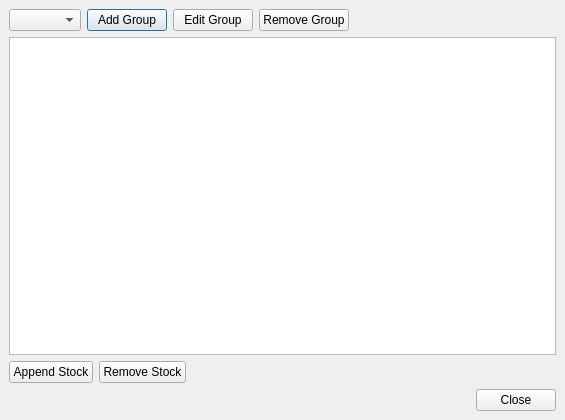
<ui version="4.0" >
 <class>tcFavouriteInfoDialog</class>
 <widget class="QDialog" name="tcFavouriteInfoDialog" >
  <property name="geometry" >
   <rect>
    <x>0</x>
    <y>0</y>
    <width>565</width>
    <height>420</height>
   </rect>
  </property>
  <property name="windowTitle" >
   <string>Favourite Info...</string>
  </property>
  <layout class="QVBoxLayout" >
   <property name="margin" >
    <number>9</number>
   </property>
   <property name="spacing" >
    <number>6</number>
   </property>
   <item>
    <layout class="QHBoxLayout" >
     <property name="margin" >
      <number>0</number>
     </property>
     <property name="spacing" >
      <number>6</number>
     </property>
     <item>
      <widget class="QComboBox" name="cbo1" >
       <property name="sizePolicy" >
        <sizepolicy>
         <hsizetype>1</hsizetype>
         <vsizetype>0</vsizetype>
         <horstretch>0</horstretch>
         <verstretch>0</verstretch>
        </sizepolicy>
       </property>
      </widget>
     </item>
     <item>
      <widget class="QPushButton" name="btn1" >
       <property name="text" >
        <string>Add Group</string>
       </property>
      </widget>
     </item>
     <item>
      <widget class="QPushButton" name="btn2" >
       <property name="text" >
        <string>Edit Group</string>
       </property>
      </widget>
     </item>
     <item>
      <widget class="QPushButton" name="btn3" >
       <property name="text" >
        <string>Remove Group</string>
       </property>
      </widget>
     </item>
     <item>
      <spacer>
       <property name="orientation" >
        <enum>Qt::Horizontal</enum>
       </property>
       <property name="sizeHint" >
        <size>
         <width>40</width>
         <height>20</height>
        </size>
       </property>
      </spacer>
     </item>
    </layout>
   </item>
   <item>
    <widget class="QTableView" name="tbl1" />
   </item>
   <item>
    <layout class="QHBoxLayout" >
     <property name="margin" >
      <number>0</number>
     </property>
     <property name="spacing" >
      <number>6</number>
     </property>
     <item>
      <widget class="QPushButton" name="btn4" >
       <property name="text" >
        <string>Append Stock</string>
       </property>
      </widget>
     </item>
     <item>
      <widget class="QPushButton" name="btn5" >
       <property name="text" >
        <string>Remove Stock</string>
       </property>
      </widget>
     </item>
     <item>
      <spacer>
       <property name="orientation" >
        <enum>Qt::Horizontal</enum>
       </property>
       <property name="sizeHint" >
        <size>
         <width>40</width>
         <height>20</height>
        </size>
       </property>
      </spacer>
     </item>
    </layout>
   </item>
   <item>
    <widget class="QDialogButtonBox" name="buttonBox" >
     <property name="orientation" >
      <enum>Qt::Horizontal</enum>
     </property>
     <property name="standardButtons" >
      <set>QDialogButtonBox::Close</set>
     </property>
    </widget>
   </item>
  </layout>
 </widget>
 <resources/>
 <connections>
  <connection>
   <sender>buttonBox</sender>
   <signal>accepted()</signal>
   <receiver>tcFavouriteInfoDialog</receiver>
   <slot>accept()</slot>
   <hints>
    <hint type="sourcelabel" >
     <x>248</x>
     <y>254</y>
    </hint>
    <hint type="destinationlabel" >
     <x>157</x>
     <y>274</y>
    </hint>
   </hints>
  </connection>
  <connection>
   <sender>buttonBox</sender>
   <signal>rejected()</signal>
   <receiver>tcFavouriteInfoDialog</receiver>
   <slot>reject()</slot>
   <hints>
    <hint type="sourcelabel" >
     <x>316</x>
     <y>260</y>
    </hint>
    <hint type="destinationlabel" >
     <x>286</x>
     <y>274</y>
    </hint>
   </hints>
  </connection>
 </connections>
</ui>
